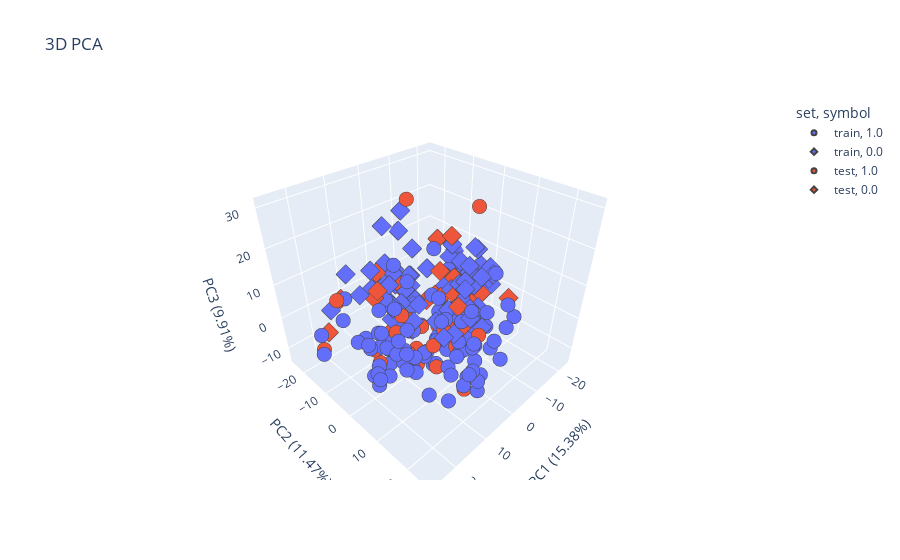
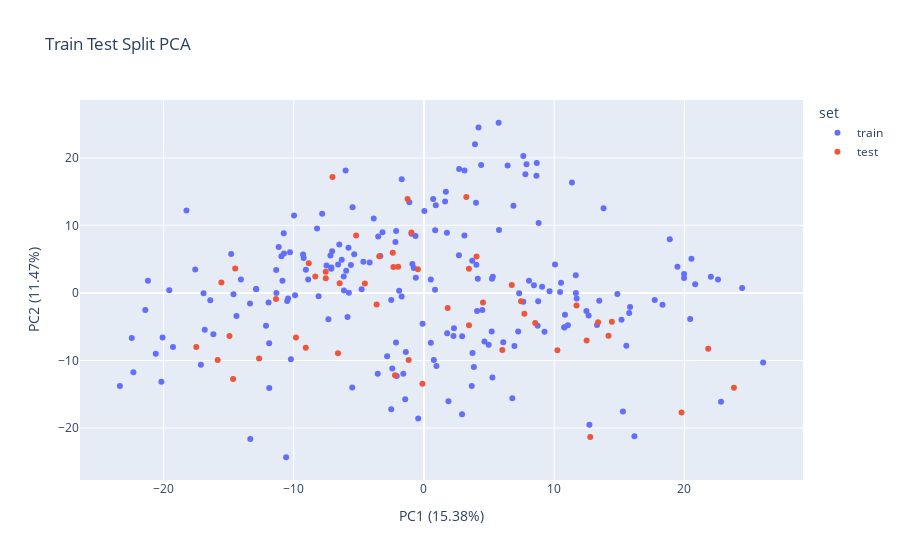

Here is the notebook cell these charts were saved with, in order:
### Code cell
# Perform PCA (Principal Component Analysis) to reduce the data to 3 components
pca = PCA(n_components=3)
sc = StandardScaler()
scaled_data = sc.fit_transform(speech[feature_columns])
pca_result = pca.fit_transform(scaled_data)
# Save percantage explained per PCA for later plottting
percantage_explained = pca.explained_variance_ratio_

# Create a new DataFrame for the PCA results with 3 principal components
pca_df = pd.DataFrame(data=pca_result, columns=['PC1', 'PC2', 'PC3'])

pca_df['set'] = 'train'
pca_df.loc[X_test.index, 'set'] = 'test'
 
fig = px.scatter_3d(
    pca_df, x='PC1', y='PC2', z='PC3', 
    title="3D PCA",
    labels={
        'PC1': f'PC1 ({percantage_explained[0]*100:.2f}%)',
        'PC2': f'PC2 ({percantage_explained[1]*100:.2f}%)',
        'PC3': f'PC3 ({percantage_explained[2]*100:.2f}%)'
    },
    color=pca_df['set'],
    symbol=speech[('Info','gender')].values
)
# Update marker properties
fig.update_traces(marker=dict(size=5,
                              line=dict(width=2)),
                  selector=dict(mode='markers'))

# Display the 3D scatter plot and save it as png
fig.show()

fig.write_image("images/PCA train test.png")

# Create frames for the rotation
frames = []
for angle in tqdm(range(0, 360, 5)):  # 5 degree steps
    camera = dict(
        eye=dict(x=np.cos(np.radians(angle))* 1.5, y=np.sin(np.radians(angle))* 1.5, z=0.5),
        center=dict(x=0, y=0, z=0)
    )
    fig.update_layout(scene_camera=camera)
    img_bytes = fig.to_image(format="png")
    frames.append(imageio.imread(img_bytes))

# Save the frames as a gif
imageio.mimsave('images/pca_3d_rotation.gif', frames, fps=15)

print("GIF saved as 'pca_3d_rotation.gif'")

fig = px.scatter(
    pca_df, x='PC1', y='PC2', 
    color=pca_df['set'], 
    title="Train Test Split PCA",
    labels={
        'PC1': f'PC1 ({percantage_explained[0]*100:.2f}%)',
        'PC2': f'PC2 ({percantage_explained[1]*100:.2f}%)'
    }
)
fig.show()

### Figure 1 — Plotly figure (JSON) as saved in the notebook; plotly's stock layout.template omitted (floating-point values rounded to 4 significant figures)
{"data": [{"hovertemplate": "set=train<br>symbol=1.0<br>PC1 (15.38%)=%{x}<br>PC2 (11.47%)=%{y}<br>PC3 (9.91%)=%{z}<extra></extra>", "legendgroup": "train, 1.0", "marker": {"color": "#636efa", "line": {"width": 2}, "size": 5, "symbol": "circle"}, "mode": "markers", "name": "train, 1.0", "scene": "scene", "showlegend": true, "type": "scatter3d", "x": [12.47, -5.797, -4.172, 3.916, -9.977, -9.071, 0.8594, -1.706, 10.76, 2.701, -10.77, 15.76, 26.04, -4.789, 8.445, 10.45, 8.804, 0.5246, -0.8892, 20.83, -8.09, -17.13, 11.05, -0.1095, 15.54, 15.28, 12.64, 2.267, 7.629, 18.32, 22.81, -2.513, -10.95, 7.789, -0.6242, -0.9564, 15.82, 5.223, 9.07, -6.316, 4.188, 11.36, 22.03, -5.872, -9.285, 10.78, -1.908, -18.24, 10.53, 5.733, 7.233, -0.7804, 19.97, 9.257, -10.22, 20.44, -7.183, 0.7075, 3.707, 11.72, -5.973, 10.06, -2.138, 4.133, -5.482, 2.683, 20.54, -10.29, 6.87, 1.68, 9.643, 3.112, 13.79, 4.391, 14.85, -3.184, -3.515, -3.86, 8.067, 4.48, 7.311, 18.88, -11.16, -0.652, -6.018, 6.424, -1.125, 5.286, -5.358, 8.659, 11.66, 3.728, -2.192, 0.9074, 19.46, 7.871, -7.108, 17.72, 19.97, 8.77, 12.7, 3.106, 11.65, 1.78, 4.023, -5.614, 0.8481, -4.654], "y": [-2.674, 6.681, 4.513, 22.01, 11.45, 3.434, 9.284, 16.82, -5.097, 18.34, 8.827, -2.979, -10.31, 0.5411, 1.137, 0.1327, 10.36, 1.998, 4.282, 1.296, -0.4907, -10.63, -4.775, -4.568, -7.822, -17.56, -3.357, -6.363, -1.321, -1.767, -16.1, -1.037, 5.423, 17.59, 2.253, 8.778, -2.097, 2.086, 0.9061, 4.923, 24.49, 16.37, 2.411, -3.546, 5.691, -5.137, 0.3335, 12.22, 1.522, 25.2, -5.725, 3.7, 2.205, -5.766, -9.807, -3.875, 5.539, 13.93, 4.759, -0.8277, 3.277, 4.212, 9.169, 2.097, 12.68, 5.567, 5.072, 6.023, 12.91, 14.97, 0.2514, 18.14, 12.53, 18.96, -0.166, 9.0, 8.35, 11.03, 1.793, -2.523, -0.05573, 7.945, 6.786, 8.429, 18.12, 18.86, 13.44, 2.395, 5.71, 19.25, -0.02525, -8.886, 7.526, 12.97, 3.88, 19.06, 3.776, -1.056, 2.806, -1.221, -19.53, 8.494, 2.619, -5.952, 4.169, 4.124, 0.4869, 4.624], "z": [-10.07, -3.996, -12.31, 7.594, -10.16, -3.344, -7.428, 19.56, -5.469, -5.911, -4.775, -8.806, -2.95, -6.678, -11.5, -9.104, 15.32, -6.902, -9.415, 2.979, -4.489, 1.147, -7.455, -5.917, -2.914, -3.041, -5.105, -7.685, -1.134, -9.498, -2.599, -10.03, -6.714, -6.29, -7.748, 2.436, 2.42, -8.058, 15.04, -5.495, 18.59, -9.517, 5.482, -3.982, -2.257, 7.948, -7.574, -3.84, -5.358, 5.788, 15.57, 0.3164, -8.599, -9.295, 11.15, 1.361, -8.317, -1.627, -10.91, -6.157, 1.665, -10.03, -7.102, -8.187, 4.824, 2.636, 15.58, -4.573, -6.94, 0.9045, -10.2, -11.14, -8.659, -6.355, -10.98, -4.274, -6.47, -5.628, -7.903, -3.855, -10.6, 16.58, -3.358, -4.008, 3.116, -1.653, -7.374, -8.966, -8.164, 16.58, -1.416, -3.034, -9.271, -11.83, 8.209, -1.635, 2.91, -8.761, -6.266, -7.09, 1.594, -10.03, -9.208, -5.862, -11.43, -8.268, 7.025, -5.812]}, {"hovertemplate": "set=train<br>symbol=0.0<br>PC1 (15.38%)=%{x}<br>PC2 (11.47%)=%{y}<br>PC3 (9.91%)=%{z}<extra></extra>", "legendgroup": "train, 0.0", "marker": {"color": "#636efa", "line": {"width": 2}, "size": 5, "symbol": "diamond"}, "mode": "markers", "name": "train, 0.0", "scene": "scene", "showlegend": true, "type": "scatter3d", "x": [8.638, -11.88, -0.4429, -2.148, -10.5, 2.303, -22.44, -5.51, -11.89, -14.4, -10.75, -10.43, -7.051, -22.32, -20.59, -7.338, 4.97, 4.077, -2.433, 5.199, -20.07, -10.58, 0.03137, 2.924, 1.623, -3.351, -1.588, 1.879, -16.83, 3.995, 13.29, 8.731, -14.06, 4.641, 22.58, 5.256, -19.27, 0.7578, 7.629, -2.094, -12.13, -19.56, -14.8, -16.17, -9.897, 5.759, -2.512, -13.34, -23.35, 10.83, -5.767, 13.46, -6.591, 16.16, -11.33, -12.89, -8.891, 6.783, -13.36, -2.83, -16.93, 3.834, -16.41, -1.713, -21.4, -11.35, 6.087, -9.238, 24.43, 3.669, 6.945, -3.547, 1.761, -8.208, -10.87, -6.147, 0.9579, 15.17, -11.93, -6.5, -1.442, -21.2, -14.63, -7.123, -6.161, -12.88, -1.394, 0.5258, -20.16, -7.818, 2.931, -17.56, -7.483], "y": [17.35, -14.07, -18.61, -7.342, -1.195, -5.215, -6.685, -14.02, -7.446, -3.418, 5.852, -0.8368, 6.163, -11.76, -9.011, -3.903, -7.671, -2.661, -11.18, -5.718, -6.607, -24.33, 12.14, -17.96, 13.55, 5.473, -11.97, -16.06, -5.462, 13.37, -4.757, -4.875, 1.985, -7.204, 1.99, -12.51, -8.003, -9.94, 20.27, -12.32, -4.861, 0.408, 5.752, -6.128, -0.3385, 9.317, -17.22, -21.65, -13.8, -3.217, 0.02659, -1.153, 4.225, -21.22, -0.01925, 0.5981, 1.991, -15.58, -1.562, -9.363, -0.05482, -10.96, -1.093, -0.5248, -2.519, 3.406, -7.292, 5.191, 0.7419, -13.77, -7.844, -11.96, 8.904, 9.523, 1.795, 0.3549, -10.81, -3.988, -1.413, 7.179, -15.74, 1.792, -0.1878, 3.578, 2.43, 0.5302, -8.729, -7.38, -13.15, 11.73, -6.403, 3.481, 4.062], "z": [20.96, 2.36, 7.02, -1.705, 0.8854, -6.511, -0.7944, 2.935, -0.6813, -5.094, -0.04528, 1.072, 1.614, 1.189, 2.387, -8.115, -5.979, -1.154, 5.759, -3.479, 1.449, 10.91, 5.982, 1.955, 25.91, 10.62, 1.093, 2.542, -1.916, 18.66, -4.847, 4.189, 14.29, -0.6246, 18.82, 0.09865, 4.123, 25.76, 24.7, 0.4376, -0.3846, -2.229, 10.32, -0.02064, -0.03529, 1.88, 4.816, 5.085, 3.799, 13.0, -1.414, 29.58, -4.217, -1.196, -2.3, 7.206, 0.7366, 3.759, -0.3643, -1.488, -1.06, -0.7894, 4.657, -3.28, 4.495, -5.337, 12.07, 7.215, 24.07, 0.04526, -1.744, 1.558, 0.2948, -3.2, -3.474, 18.16, -1.37, 18.5, 0.7604, -8.797, 1.043, 0.08836, -4.845, -0.8822, -3.615, 9.19, -2.254, -5.613, 3.123, 14.17, -3.862, 4.473, -4.348]}, {"hovertemplate": "set=test<br>symbol=1.0<br>PC1 (15.38%)=%{x}<br>PC2 (11.47%)=%{y}<br>PC3 (9.91%)=%{z}<extra></extra>", "legendgroup": "test, 1.0", "marker": {"color": "#EF553B", "line": {"width": 2}, "size": 5, "symbol": "circle"}, "mode": "markers", "name": "test, 1.0", "scene": "scene", "showlegend": true, "type": "scatter3d", "x": [-2.394, -3.638, 21.82, 23.8, 1.82, 4.04, 4.53, 8.54, 3.25, 3.459, 7.455, -0.4695, 7.711, -1.175, 6.74, -5.211, -4.537, 11.71, 14.17, 3.451, 14.43, -1.259], "y": [5.966, -1.701, -8.281, -14.05, -2.242, 5.412, -1.434, -4.445, 14.2, -4.773, -1.241, 3.497, -3.065, -9.917, 1.191, 8.489, 1.396, -1.856, -6.334, 3.596, -4.267, 13.9], "z": [-8.233, -6.478, 11.7, -5.345, -3.921, -11.47, -9.22, -3.225, -13.57, -2.102, -8.918, -3.037, 2.495, 27.98, -11.55, 30.88, -4.655, -5.686, -6.707, -5.8, -9.431, 1.091]}, {"hovertemplate": "set=test<br>symbol=0.0<br>PC1 (15.38%)=%{x}<br>PC2 (11.47%)=%{y}<br>PC3 (9.91%)=%{z}<extra></extra>", "legendgroup": "test, 0.0", "marker": {"color": "#EF553B", "line": {"width": 2}, "size": 5, "symbol": "diamond"}, "mode": "markers", "name": "test, 0.0", "scene": "scene", "showlegend": true, "type": "scatter3d", "x": [-1.978, 12.49, -7.026, -7.546, 10.24, -8.346, -6.475, -2.347, -8.846, -7.54, 12.77, -2.224, 13.37, -11.36, -15.56, -3.433, -0.9641, 19.78, -0.1203, -14.94, -15.84, -14.65, 6.014, -17.48, -9.83, -12.66, -6.603, -9.077, -14.5], "y": [3.895, -7.035, 17.17, 3.131, -8.473, 2.428, 1.449, 3.857, 4.378, 2.16, -21.33, -12.21, -4.355, -0.9053, 1.527, 5.416, 8.946, -17.7, -13.47, -6.391, -9.914, -12.75, -8.458, -8.001, -6.61, -9.727, -8.945, -8.132, 3.619], "z": [23.4, 8.222, 10.68, -5.306, 13.62, -7.342, 3.7, -3.549, -2.401, 3.951, 0.6575, -0.2096, 12.05, 3.37, -1.259, 3.781, 0.7689, -4.385, 3.886, 1.394, -0.6014, 11.26, -5.92, -1.007, -2.73, 3.097, -3.324, -2.361, 1.402]}], "layout": {"legend": {"title": {"text": "set, symbol"}, "tracegroupgap": 0}, "scene": {"domain": {"x": [0, 1], "y": [0, 1]}, "xaxis": {"title": {"text": "PC1 (15.38%)"}}, "yaxis": {"title": {"text": "PC2 (11.47%)"}}, "zaxis": {"title": {"text": "PC3 (9.91%)"}}}, "title": {"text": "3D PCA"}}}

### Figure 2 — Plotly figure (JSON) as saved in the notebook; plotly's stock layout.template omitted (floating-point values rounded to 4 significant figures; data arrays with more than 128 entries replaced by an {"elided": "..."} marker saying what was removed)
{"data": [{"hovertemplate": "set=train<br>PC1 (15.38%)=%{x}<br>PC2 (11.47%)=%{y}<extra></extra>", "legendgroup": "train", "marker": {"color": "#636efa", "symbol": "circle"}, "mode": "markers", "name": "train", "orientation": "v", "showlegend": true, "type": "scatter", "x": {"elided": "201 float values"}, "xaxis": "x", "y": {"elided": "201 float values"}, "yaxis": "y"}, {"hovertemplate": "set=test<br>PC1 (15.38%)=%{x}<br>PC2 (11.47%)=%{y}<extra></extra>", "legendgroup": "test", "marker": {"color": "#EF553B", "symbol": "circle"}, "mode": "markers", "name": "test", "orientation": "v", "showlegend": true, "type": "scatter", "x": [-2.394, -3.638, 21.82, 23.8, -1.978, 12.49, 1.82, -7.026, -7.546, 10.24, 4.04, 4.53, -8.346, -6.475, -2.347, -8.846, -7.54, 12.77, 8.54, 3.25, 3.459, -2.224, 7.455, -0.4695, 13.37, 7.711, -11.36, -15.56, -3.433, -1.175, 6.74, -0.9641, -5.211, 19.78, -0.1203, -4.537, -14.94, -15.84, -14.65, 6.014, 11.71, 14.17, -17.48, 3.451, -9.83, -12.66, 14.43, -6.603, -9.077, -14.5, -1.259], "xaxis": "x", "y": [5.966, -1.701, -8.281, -14.05, 3.895, -7.035, -2.242, 17.17, 3.131, -8.473, 5.412, -1.434, 2.428, 1.449, 3.857, 4.378, 2.16, -21.33, -4.445, 14.2, -4.773, -12.21, -1.241, 3.497, -4.355, -3.065, -0.9053, 1.527, 5.416, -9.917, 1.191, 8.946, 8.489, -17.7, -13.47, 1.396, -6.391, -9.914, -12.75, -8.458, -1.856, -6.334, -8.001, 3.596, -6.61, -9.727, -4.267, -8.945, -8.132, 3.619, 13.9], "yaxis": "y"}], "layout": {"legend": {"title": {"text": "set"}, "tracegroupgap": 0}, "title": {"text": "Train Test Split PCA"}, "xaxis": {"anchor": "y", "domain": [0, 1], "title": {"text": "PC1 (15.38%)"}}, "yaxis": {"anchor": "x", "domain": [0, 1], "title": {"text": "PC2 (11.47%)"}}}}
